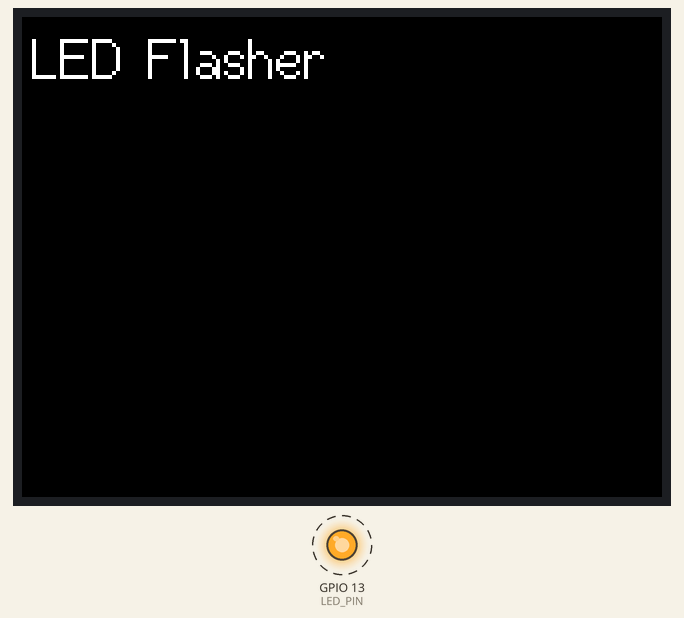
Recording of a sketch running on a simulated ESP32. On the bench: 320×240 colour display, output pins drawn as LEDs (lit = HIGH). Dashed ring = blinking.

Above: at 0.3 s.
Timing chart, 0 to 130.0 s (numbered marks = the images above):
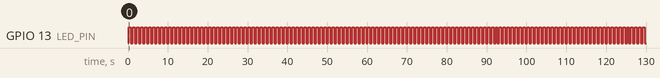

Measured:
- by itself, GPIO 13 (LED_PIN): alternates HIGH for 0.50 s and LOW for 0.50 s

The sketch:

LEDTestS3.ino
```cpp
#include <TFT_eSPI.h>      // Include the graphics library

#define LED_PIN 13         // Define the pin where the LED is connected

TFT_eSPI tft = TFT_eSPI(); // Create an instance of the TFT_eSPI class

void setup() {
  tft.init();              // Initialize the display
  tft.setRotation(1);      // Set the rotation of the display
  tft.fillScreen(TFT_BLACK); // Set the background color to black
  tft.setTextColor(TFT_WHITE); // Set the text color to white
  tft.setTextSize(2);       // Set the text size to 2
  tft.drawString("LED Flasher", 5, 5, 2); // Draw the text "LED Flasher" at position (5, 5)

  pinMode(LED_PIN, OUTPUT); // Set the LED pin as an OUTPUT
}

void loop() {
  digitalWrite(LED_PIN, HIGH); // Turn the LED on
  delay(500);                  // Wait for 500 milliseconds
  digitalWrite(LED_PIN, LOW);  // Turn the LED off
  delay(500);                  // Wait for 500 milliseconds
}
```
